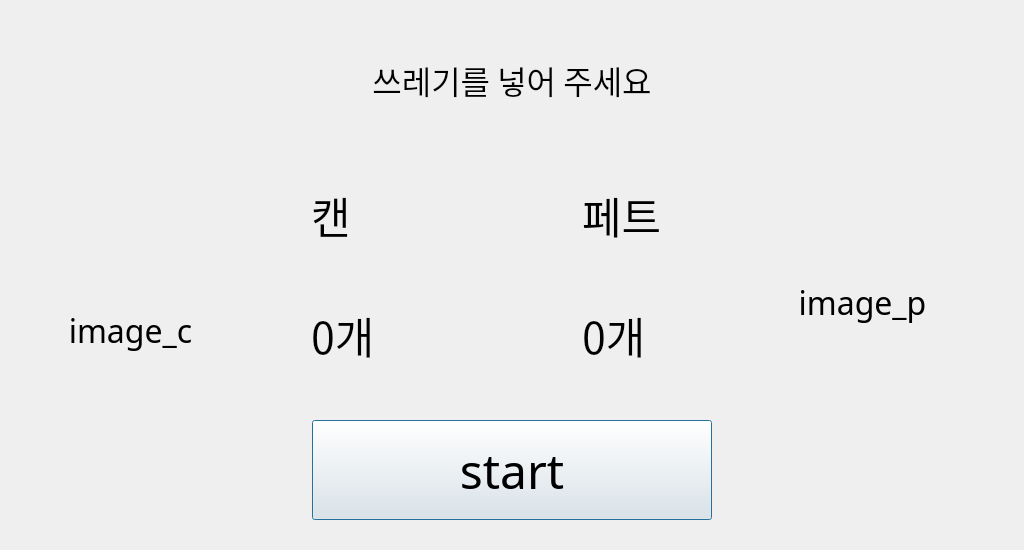
<?xml version="1.0" encoding="UTF-8"?>
<ui version="4.0">
 <class>Dialog</class>
 <widget class="QDialog" name="Dialog">
  <property name="geometry">
   <rect>
    <x>0</x>
    <y>0</y>
    <width>1024</width>
    <height>550</height>
   </rect>
  </property>
  <property name="windowTitle">
   <string>Dialog</string>
  </property>
  <widget class="QWidget" name="widget" native="true">
   <property name="geometry">
    <rect>
     <x>0</x>
     <y>0</y>
     <width>1024</width>
     <height>550</height>
    </rect>
   </property>
   <property name="font">
    <font>
     <family>굴림</family>
    </font>
   </property>
   <property name="focusPolicy">
    <enum>Qt::WheelFocus</enum>
   </property>
   <property name="contextMenuPolicy">
    <enum>Qt::DefaultContextMenu</enum>
   </property>
   <property name="autoFillBackground">
    <bool>false</bool>
   </property>
   <widget class="QLabel" name="label_intro">
    <property name="geometry">
     <rect>
      <x>162</x>
      <y>30</y>
      <width>700</width>
      <height>100</height>
     </rect>
    </property>
    <property name="font">
     <font>
      <pointsize>24</pointsize>
     </font>
    </property>
    <property name="text">
     <string>쓰레기를 넣어 주세요</string>
    </property>
    <property name="alignment">
     <set>Qt::AlignCenter</set>
    </property>
   </widget>
   <widget class="QLabel" name="label_2">
    <property name="geometry">
     <rect>
      <x>311</x>
      <y>180</y>
      <width>100</width>
      <height>70</height>
     </rect>
    </property>
    <property name="font">
     <font>
      <pointsize>32</pointsize>
     </font>
    </property>
    <property name="text">
     <string>캔</string>
    </property>
   </widget>
   <widget class="QLabel" name="label_3">
    <property name="geometry">
     <rect>
      <x>582</x>
      <y>180</y>
      <width>100</width>
      <height>70</height>
     </rect>
    </property>
    <property name="font">
     <font>
      <pointsize>32</pointsize>
     </font>
    </property>
    <property name="text">
     <string>페트</string>
    </property>
   </widget>
   <widget class="QLabel" name="label_can_num">
    <property name="geometry">
     <rect>
      <x>311</x>
      <y>300</y>
      <width>140</width>
      <height>70</height>
     </rect>
    </property>
    <property name="font">
     <font>
      <pointsize>32</pointsize>
     </font>
    </property>
    <property name="text">
     <string>0개</string>
    </property>
   </widget>
   <widget class="QLabel" name="label_pet_num">
    <property name="geometry">
     <rect>
      <x>582</x>
      <y>300</y>
      <width>140</width>
      <height>70</height>
     </rect>
    </property>
    <property name="font">
     <font>
      <pointsize>32</pointsize>
     </font>
    </property>
    <property name="text">
     <string>0개</string>
    </property>
   </widget>
   <widget class="QLabel" name="label_10">
    <property name="geometry">
     <rect>
      <x>50</x>
      <y>200</y>
      <width>161</width>
      <height>260</height>
     </rect>
    </property>
    <property name="font">
     <font>
      <pointsize>24</pointsize>
     </font>
    </property>
    <property name="text">
     <string>image_c</string>
    </property>
    <property name="alignment">
     <set>Qt::AlignCenter</set>
    </property>
   </widget>
   <widget class="QLabel" name="label_17">
    <property name="geometry">
     <rect>
      <x>782</x>
      <y>150</y>
      <width>161</width>
      <height>305</height>
     </rect>
    </property>
    <property name="font">
     <font>
      <pointsize>24</pointsize>
     </font>
    </property>
    <property name="text">
     <string>image_p</string>
    </property>
    <property name="alignment">
     <set>Qt::AlignCenter</set>
    </property>
   </widget>
   <widget class="QPushButton" name="pbtn_start">
    <property name="geometry">
     <rect>
      <x>312</x>
      <y>420</y>
      <width>400</width>
      <height>100</height>
     </rect>
    </property>
    <property name="font">
     <font>
      <family>굴림</family>
      <pointsize>36</pointsize>
      <weight>50</weight>
      <bold>false</bold>
     </font>
    </property>
    <property name="text">
     <string>start</string>
    </property>
    <property name="iconSize">
     <size>
      <width>16</width>
      <height>16</height>
     </size>
    </property>
   </widget>
  </widget>
 </widget>
 <resources/>
 <connections/>
</ui>
